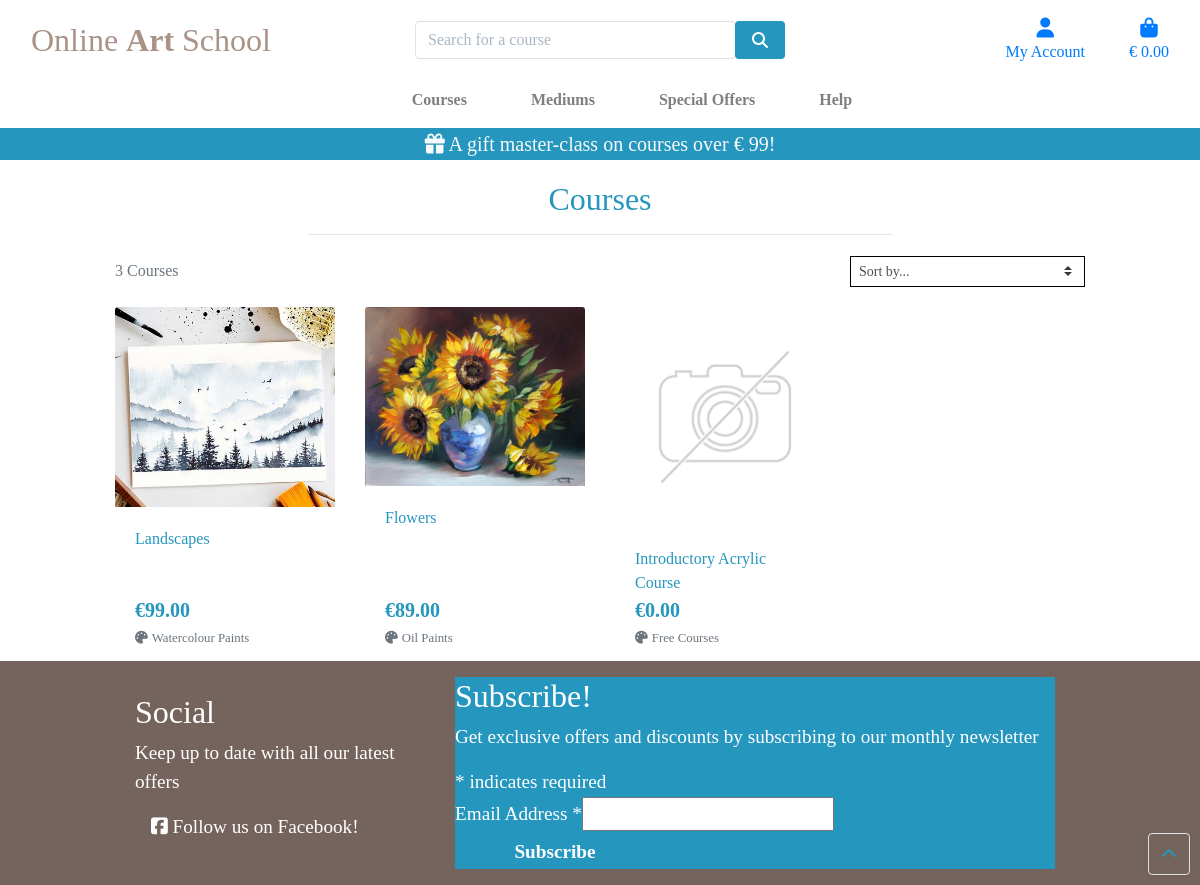
Page /courses/ on the committed database.
### courses/models.py (models this page shows, shortened)
class Course(models.Model):
    category = models.ForeignKey('Category', null=True, blank=True, on_delete=models.SET_NULL)
    sku = models.CharField(max_length=254, null=True, blank=True)
    name = models.CharField(max_length=254)
    description = models.TextField()
    is_open = models.BooleanField(default=False, null=True, blank=True)
    price = models.DecimalField(max_digits=6, decimal_places=2)
    image_url = models.URLField(max_length=1024, null=True, blank=True)
    image = models.ImageField(null=True, blank=True)
    video_url = models.URLField(max_length=1024, null=True, blank=True)
    video = EmbedVideoField(null=True, blank=True)

class Category(models.Model):
    class Meta:
        verbose_name_plural = 'Categories'
    name = models.CharField(max_length=254)
    friendly_name = models.CharField(max_length=254, null=True, blank=True)

### courses/views.py (the view, shortened to what this page needs)
# urls.py: path('', views.all_courses, name='courses'),
def all_courses(request):
    courses = Course.objects.all()
    query = None
    categories = None
    sort = None
    direction = None
    current_sorting = f'{sort}_{direction}'
    context = {
        'courses': courses,
        'search_term': query,
        'current_categories': categories,
        'current_sorting': current_sorting,
    }
    return render(request, 'courses/courses.html', context)

### bag/contexts.py (called while the page is built, shortened)
def bag_contents(request):
    bag_items = []
    total = 0
    course_count = 0
    free_mc = False
    bag = request.session.get('bag', {})
    if total < settings.FREE_MC_THRESHOLD:
        free_mc_delta = settings.FREE_MC_THRESHOLD - total
    else:
        free_mc = get_object_or_404(Course, pk=1)
        free_mc.price = 0
        free_mc_delta = 0
    context = {
        'bag_items': bag_items,
        'total': total,
        'course_count': course_count,
        'free_mc_threshold': settings.FREE_MC_THRESHOLD,
        'free_mc_delta': free_mc_delta,
        'free_mc': free_mc,
    }
    return context

### courses/templates/courses/courses.html (shortened to what this page needs)
{% extends "base.html" %}
{% load static %}
{% block page_header %}
    <div class="container header-container">
    </div>
{% endblock %}
{% block content %}
    <div class="overlay"></div>
    <div class="container-fluid">
        <div class="row">
            <div class="col text-center mt-3">
                <h2 class="">Courses</h2>
                <hr class="w-50 mb-1">
            </div>
        </div>
        <div class="row">
            <div class="course-container col-10 offset-1">
                <div class="row mt-1 mb-2">
                    <div class="col-12 col-md-6 my-auto order-md-last d-flex justify-content-center justify-content-md-end">
                        <div class="sort-select-wrapper w-50">
                            <select id="sort-selector" class="custom-select custom-select-sm rounded-0 border border-{% if current_sorting != 'None_None' %}info{% else %}black{% endif %}">
                                <option value="reset" {% if current_sorting == 'None_None' %}selected{% endif %}>Sort by...</option>
                            </select>
                        </div>
                    </div>
                    <div class="col-12 col-md-6 order-md-first">
                        <p class="text-muted mt-3 text-center text-md-left">
                            {{ courses|length }} Courses{% if search_term %} found for <strong>"{{ search_term }}"</strong>{% endif %}
                        </p>
                    </div>
                </div>
                <div class="row">
                    {% for course in courses %}
                        <div class="col-sm-6 col-md-6 col-lg-4 col-xl-3">
                            <div class="card h-100 border-0">
                                {% if course.image %}
                                <a href="{% url 'course_detail' course.id %}">
                                    <img class="card-img-top img-fluid" src="{{ course.image.url }}" alt="{{ course.name }}">
                                </a>
                                {% else %}
                                <a href="{% url 'course_detail' course.id %}">
                                    <img class="card-img-top img-fluid" src="{{ MEDIA_URL }}noimage.png" alt="{{ course.name }}">
                                </a>
                                {% endif %}
                                <div class="card-body pb-0">
                                    <p class="mb-0">{{ course.name }}</p>
                                </div>
                                <div class="card-footer bg-white pt-0 border-0 text-left">
                                    <div class="row">
                                        <div class="col">
                                            <p class="lead mb-0 text-left font-weight-bold">€{{ course.price }}</p>
                                            {% if course.category %}
                                            <p class="small mt-1 mb-0">
                                                <a class="text-muted" href="{% url 'courses' %}?category={{ course.category.name }}">
                                                    <i class="fas fa-palette mr-1"></i>{{ course.category.friendly_name }}
                                                </a>
                                            </p>
                                            {% endif %}
                                        </div>
                                    </div>
                                </div>
                            </div>
                        </div>
                    {% endfor %}
                </div>
            </div>
        </div>
    </div>
    <div class="btt-button shadow-sm rounded border">
        <a class="btt-link d-flex h-100">
            <i class="fas fa-chevron-up mx-auto my-auto"></i>
        </a>
    </div>
{% endblock %}

### static/css/base.css (style rules this page uses)
html { height: 100%; }
body { background: url('/media/elena-mozhvilo-xw8DfYBaNbQ-unsplash.jpg') no-repeat center center fixed; background-size: cover; height: calc(100vh - 164px); color: #2596be; font-family: 'Georgia'; }
.border-black { border: 1px solid black !important; }
.overlay { height: 100%; width: 100%; top: 0; left: 0; position: fixed; background: white; z-index: -1; }
.btt-button { height: 42px; width: 42px; position: fixed; bottom: 10px; right: 10px; }
.btt-link, .update-button, .remove-button { cursor: pointer; }
@media (min-width: 1200px) { .container { max-width: 80%; } }
@media (min-width: 992px) { .header-container { padding-top: 164px; } }

### rows in the picture
Course: image (picture), name "Landscapes", price "99.00", category.friendly_name "Watercolour Paints"
Course: image (picture), name "Flowers", price "89.00", category.friendly_name "Oil Paints"
Course: name "Introductory Acrylic Course", price "0.00", category.friendly_name "Free Courses"

### other values in the picture
{{ free_mc_threshold }} "99"
{{ courses|length }} "3"
